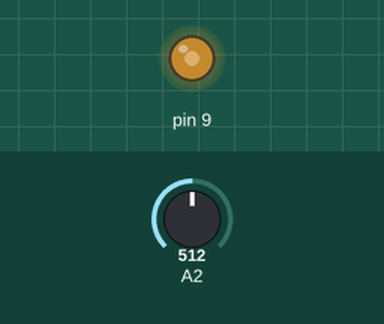
Recording of a sketch running on a simulated Arduino Uno, built with avr-gcc and run on an emulated ATmega328P. Shown: output pins drawn as LEDs (lit = HIGH). The test bench sets the inputs (shaded band); at power-on: A2 = 512. What the sketch prints to the serial monitor is not drawn.

Above: at 1.2 s.
1.3 s: A2 set to 716
At 1.7 s:
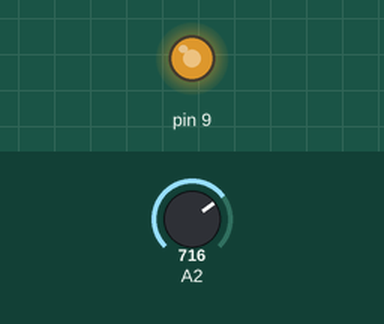
2.8 s: A2 set to 900
At 3.2 s:
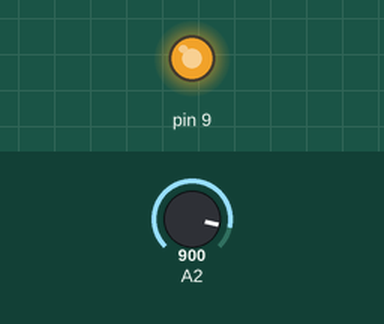
4.3 s: A2 set to 122
At 4.7 s:
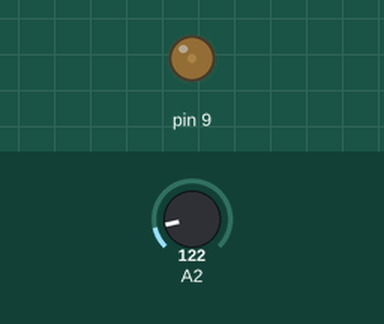
5.8 s: A2 set to 0
At 6.1 s:
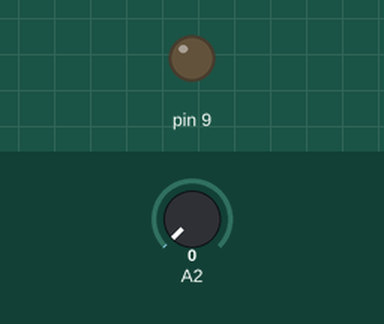
7.3 s: A2 set to 511
At 8.7 s:
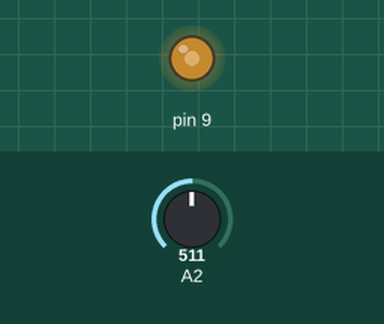
Timing chart, 0 to 10.3 s (numbered marks = the images above; inputs shaded):
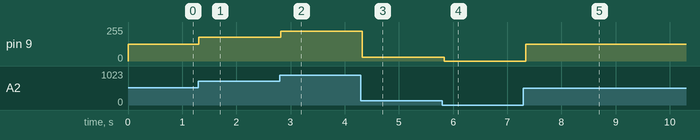

Measured:
- after the input at 1.3 s, pin 9: 127/255 → 178/255 at once
- after the input at 2.8 s, pin 9: 178/255 → 224/255 at once
- after the input at 4.3 s, pin 9: 224/255 → 30/255 at once
- after the input at 5.8 s, pin 9: 30/255 → 0/255 at once
- after the input at 7.3 s, pin 9: 0/255 → 127/255 at once

The sketch:

poteniometer.ino
```cpp
void setup()
{  Serial.begin(9600);
  pinMode(9,OUTPUT);

}

void loop()
{ int analog=analogRead(A2);
  int brightness=map(analog, 0, 1023, 0, 255);
  analogWrite(9, brightness);
  Serial.print("analog:");
  Serial.print(analog);
  Serial.print(", Brightness:");
  Serial.print(brightness);
  delay(100);

}
```
